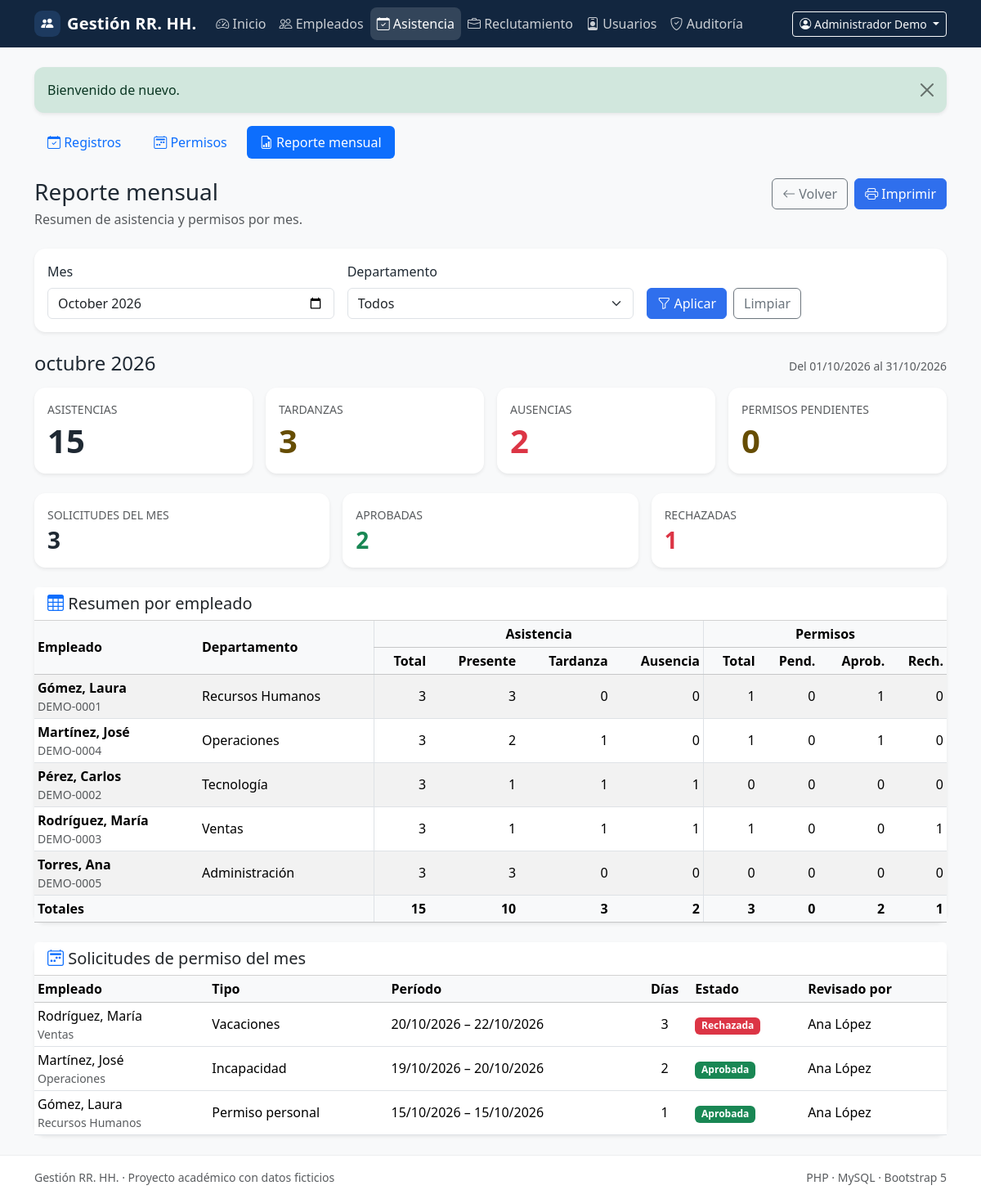
Screenshot of /attendance/report?month=2026-10 (signed in) with the database file from the repository.
### tables this page shows
CREATE TABLE IF NOT EXISTS users (
    id BIGINT UNSIGNED NOT NULL AUTO_INCREMENT,
    name VARCHAR(120) NOT NULL,
    email VARCHAR(190) NOT NULL,
    password_hash VARCHAR(255) NOT NULL,
    password_changed_at DATETIME(6) NULL,
    role ENUM('admin', 'hr') NOT NULL DEFAULT 'hr',
    is_active TINYINT(1) NOT NULL DEFAULT 1,
    last_login_at DATETIME NULL,
    created_at TIMESTAMP NOT NULL DEFAULT CURRENT_TIMESTAMP,
    updated_at TIMESTAMP NOT NULL DEFAULT CURRENT_TIMESTAMP ON UPDATE CURRENT_TIMESTAMP,
    PRIMARY KEY (id),
    UNIQUE KEY uq_users_email (email),
    KEY idx_users_role_active (role, is_active)
);

CREATE TABLE IF NOT EXISTS employees (
    id BIGINT UNSIGNED NOT NULL AUTO_INCREMENT,
    document VARCHAR(30) NOT NULL,
    first_name VARCHAR(80) NOT NULL,
    last_name VARCHAR(80) NOT NULL,
    email VARCHAR(190) NULL,
    phone VARCHAR(30) NULL,
    hire_date DATE NOT NULL,
    department_id BIGINT UNSIGNED NOT NULL,
    position_id BIGINT UNSIGNED NULL,
    status ENUM('active', 'inactive') NOT NULL DEFAULT 'active',
    created_by BIGINT UNSIGNED NULL,
    updated_by BIGINT UNSIGNED NULL,
    created_at TIMESTAMP NOT NULL DEFAULT CURRENT_TIMESTAMP,
    updated_at TIMESTAMP NOT NULL DEFAULT CURRENT_TIMESTAMP ON UPDATE CURRENT_TIMESTAMP,
    PRIMARY KEY (id),
    UNIQUE KEY uq_employees_document (document),
    UNIQUE KEY uq_employees_email (email),
    KEY idx_employees_department (department_id),
    KEY idx_employees_position (position_id),
    KEY idx_employees_status (status),
    KEY idx_employees_name (last_name, first_name),
    CONSTRAINT fk_employees_department
        FOREIGN KEY (department_id) REFERENCES departments (id)
        ON UPDATE CASCADE ON DELETE RESTRICT,
    CONSTRAINT fk_employees_position
        FOREIGN KEY (position_id) REFERENCES positions (id)
        ON UPDATE CASCADE ON DELETE RESTRICT,
    CONSTRAINT fk_employees_created_by
        FOREIGN KEY (created_by) REFERENCES users (id)
        ON UPDATE CASCADE ON DELETE SET NULL,
    CONSTRAINT fk_employees_updated_by
        FOREIGN KEY (updated_by) REFERENCES users (id)
        ON UPDATE CASCADE ON DELETE SET NULL
);

CREATE TABLE IF NOT EXISTS departments (
    id BIGINT UNSIGNED NOT NULL AUTO_INCREMENT,
    name VARCHAR(100) NOT NULL,
    description TEXT NULL,
    is_active TINYINT(1) NOT NULL DEFAULT 1,
    created_at TIMESTAMP NOT NULL DEFAULT CURRENT_TIMESTAMP,
    updated_at TIMESTAMP NOT NULL DEFAULT CURRENT_TIMESTAMP ON UPDATE CURRENT_TIMESTAMP,
    PRIMARY KEY (id),
    UNIQUE KEY uq_departments_name (name),
    KEY idx_departments_active (is_active)
);

CREATE TABLE IF NOT EXISTS leave_requests (
    id BIGINT UNSIGNED NOT NULL AUTO_INCREMENT,
    employee_id BIGINT UNSIGNED NOT NULL,
    leave_type ENUM('vacation', 'personal', 'sick', 'other') NOT NULL,
    start_date DATE NOT NULL,
    end_date DATE NOT NULL,
    reason VARCHAR(500) NOT NULL,
    status ENUM('pending', 'approved', 'rejected') NOT NULL DEFAULT 'pending',
    reviewed_by BIGINT UNSIGNED NULL,
    reviewed_at DATETIME NULL,
    review_notes VARCHAR(500) NULL,
    created_by BIGINT UNSIGNED NULL,
    created_at TIMESTAMP NOT NULL DEFAULT CURRENT_TIMESTAMP,
    updated_at TIMESTAMP NOT NULL DEFAULT CURRENT_TIMESTAMP ON UPDATE CURRENT_TIMESTAMP,
    PRIMARY KEY (id),
    KEY idx_leave_requests_employee (employee_id),
    KEY idx_leave_requests_status (status),
    KEY idx_leave_requests_dates (start_date, end_date),
    CONSTRAINT fk_leave_requests_employee
        FOREIGN KEY (employee_id) REFERENCES employees (id)
        ON UPDATE CASCADE ON DELETE RESTRICT,
    CONSTRAINT fk_leave_requests_reviewer
        FOREIGN KEY (reviewed_by) REFERENCES users (id)
        ON UPDATE CASCADE ON DELETE RESTRICT,
    CONSTRAINT fk_leave_requests_created_by
        FOREIGN KEY (created_by) REFERENCES users (id)
        ON UPDATE CASCADE ON DELETE SET NULL,
    CONSTRAINT chk_leave_requests_dates
        CHECK (end_date >= start_date)
);

### src/Modules/Attendance/Views/report.php (the view, shortened to what the rows shown need)
<?php
$activeTab = 'report';
require __DIR__ . '/partials/tabs.php';
$leaveStatusClasses = ['pending' => 'warning', 'approved' => 'success', 'rejected' => 'danger'];
?>
<div class="d-flex flex-wrap justify-content-between align-items-start gap-3 mb-4 no-print">
    <div>
        <h1 class="h3 mb-1">Reporte mensual</h1>
    </div>
</div>
<div class="d-flex flex-wrap justify-content-between align-items-baseline gap-2 mb-3">
    <h2 class="h4 mb-0"><?= e($report['month_label']) ?></h2>
</div>
<div class="row g-3 mb-4">
    <div class="col-6 col-lg-4">
        <div class="card border-0 shadow-sm h-100">
            <div class="card-body">
                <p class="text-body-secondary small text-uppercase mb-1">Solicitudes del mes</p>
                <p class="h3 fw-semibold mb-0"><?= (int) $report['leaves']['total'] ?></p>
            </div>
        </div>
    </div>
    <div class="col-6 col-lg-4">
        <div class="card border-0 shadow-sm h-100">
            <div class="card-body">
                <p class="text-body-secondary small text-uppercase mb-1">Aprobadas</p>
                <p class="h3 fw-semibold text-success mb-0"><?= (int) $report['leaves']['approved'] ?></p>
            </div>
        </div>
    </div>
    <div class="col-12 col-lg-4">
        <div class="card border-0 shadow-sm h-100">
            <div class="card-body">
                <p class="text-body-secondary small text-uppercase mb-1">Rechazadas</p>
                <p class="h3 fw-semibold text-danger mb-0"><?= (int) $report['leaves']['rejected'] ?></p>
            </div>
        </div>
    </div>
</div>
<div class="card border-0 shadow-sm mb-4">
    <div class="card-header bg-white">
        <h2 class="h5 mb-0"><i class="bi bi-table text-primary"></i> Resumen por empleado</h2>
    </div>
    <?php if ($report['rows'] === []): ?>
        <div class="card-body py-4 text-center text-body-secondary">
            No hay actividad de asistencia ni permisos para el período y filtros seleccionados.
        </div>
    <?php else: ?>
        <div class="table-responsive">
            <table class="table table-sm table-striped align-middle mb-0">
                <thead class="table-light">
                <tr>
                    <th scope="col" rowspan="2" class="align-middle">Empleado</th>
                    <th scope="col" rowspan="2" class="align-middle">Departamento</th>
                    <th scope="colgroup" colspan="4" class="text-center border-start">Asistencia</th>
                    <th scope="colgroup" colspan="4" class="text-center border-start">Permisos</th>
                </tr>
                <tr>
                    <th scope="col" class="text-end border-start">Total</th>
                    <th scope="col" class="text-end">Presente</th>
                    <th scope="col" class="text-end">Tardanza</th>
                    <th scope="col" class="text-end">Ausencia</th>
                    <th scope="col" class="text-end border-start">Total</th>
                    <th scope="col" class="text-end">Pend.</th>
                    <th scope="col" class="text-end">Aprob.</th>
                    <th scope="col" class="text-end">Rech.</th>
                </tr>
                </thead>
                <tbody>
                <?php foreach ($report['rows'] as $row): ?>
                    <tr>
                        <td>
                            <span class="fw-semibold"><?= e((string) $row['employee_name']) ?></span>
                            <div class="small text-body-secondary"><?= e((string) $row['document']) ?></div>
                        </td>
                        <td><?= e((string) $row['department_name']) ?></td>
                        <td class="text-end border-start"><?= (int) $row['attendance_total'] ?></td>
                        <td class="text-end"><?= (int) $row['present'] ?></td>
                        <td class="text-end"><?= (int) $row['late'] ?></td>
                        <td class="text-end"><?= (int) $row['absent'] ?></td>
                        <td class="text-end border-start"><?= (int) $row['leave_total'] ?></td>
                        <td class="text-end"><?= (int) $row['leave_pending'] ?></td>
                        <td class="text-end"><?= (int) $row['leave_approved'] ?></td>
                        <td class="text-end"><?= (int) $row['leave_rejected'] ?></td>
                    </tr>
                <?php endforeach; ?>
                </tbody>
                <tfoot class="table-light">
                <tr>
                    <th colspan="2">Totales</th>
                    <th class="text-end border-start"><?= (int) $report['attendance']['total'] ?></th>
                    <th class="text-end"><?= (int) $report['attendance']['present'] ?></th>
                    <th class="text-end"><?= (int) $report['attendance']['late'] ?></th>
                    <th class="text-end"><?= (int) $report['attendance']['absent'] ?></th>
                    <th class="text-end border-start"><?= (int) $report['leaves']['total'] ?></th>
                    <th class="text-end"><?= (int) $report['leaves']['pending'] ?></th>
                    <th class="text-end"><?= (int) $report['leaves']['approved'] ?></th>
                    <th class="text-end"><?= (int) $report['leaves']['rejected'] ?></th>
                </tr>
                </tfoot>
            </table>
        </div>
    <?php endif; ?>
</div>
<div class="card border-0 shadow-sm">
    <div class="card-header bg-white">
        <h2 class="h5 mb-0"><i class="bi bi-calendar2-week text-primary"></i> Solicitudes de permiso del mes</h2>
    </div>
    <?php if ($report['leave_rows'] === []): ?>
        <div class="card-body py-4 text-center text-body-secondary">
            No hay solicitudes que inicien en el período seleccionado.
        </div>
    <?php else: ?>
        <div class="table-responsive">
            <table class="table table-sm align-middle mb-0">
                <thead class="table-light">
                <tr>
                    <th scope="col">Empleado</th>
                    <th scope="col">Tipo</th>
                    <th scope="col">Período</th>
                    <th scope="col" class="text-center">Días</th>
                    <th scope="col">Estado</th>
                    <th scope="col">Revisado por</th>
                </tr>
                </thead>
                <tbody>
                <?php foreach ($report['leave_rows'] as $leave): ?>
                    <?php $statusClass = $leaveStatusClasses[(string) $leave['status']] ?? 'secondary'; ?>
                    <tr>
                        <td>
                            <?= e((string) $leave['employee_name']) ?>
                            <div class="small text-body-secondary"><?= e((string) $leave['department_name']) ?></div>
                        </td>
                        <td><?= e(status_label((string) $leave['leave_type'])) ?></td>
                        <td class="text-nowrap">
                            <?= e(format_date((string) $leave['start_date'])) ?>
                            – <?= e(format_date((string) $leave['end_date'])) ?>
                        </td>
                        <td class="text-center"><?= (int) $leave['days'] ?></td>
                        <td>
                            <span class="badge text-bg-<?= e($statusClass) ?>">
                                <?= e(status_label((string) $leave['status'])) ?>
                            </span>
                        </td>
                        <td><?= e((string) ($leave['reviewer_name'] ?? '—')) ?></td>
                    </tr>
                <?php endforeach; ?>
                </tbody>
            </table>
        </div>
    <?php endif; ?>
</div>

### src/Shared/Views/layouts/app.php (shortened to what the rows shown need)
<!doctype html>
<html lang="es">
<head>
    <link href="https://cdn.jsdelivr.net/npm/bootstrap@5.3.3/dist/css/bootstrap.min.css" rel="stylesheet">
    <link href="https://cdn.jsdelivr.net/npm/bootstrap-icons@1.11.3/font/bootstrap-icons.min.css" rel="stylesheet">
    <link href="<?= e(asset('css/app.css')) ?>" rel="stylesheet">
</head>
<body class="bg-body-tertiary d-flex flex-column min-vh-100">
<nav class="navbar navbar-expand-lg navbar-dark app-navbar">
    <div class="container">
        <div class="collapse navbar-collapse" id="mainNavigation">
            <?php if ($currentUser !== null): ?>
                <div class="dropdown">
                    <button class="btn btn-sm btn-outline-light dropdown-toggle" type="button"
                            data-bs-toggle="dropdown" aria-expanded="false">
                        <i class="bi bi-person-circle"></i>
                        <?= e((string) $currentUser['name']) ?>
                    </button>
                </div>
            <?php endif; ?>
        </div>
    </div>
</nav>
<main class="flex-grow-1 py-4">
    <div class="container">
        <?php require __DIR__ . '/../partials/flash.php'; ?>
        <?= $content ?>
    </div>
</main>
</body>
</html>

### rows the page displays
users: name "Administrador Demo"
employees: department "3", id "2", employee_name "Pérez, Carlos", document "DEMO-0002", department.name "Tecnología", department.is_active "1", leave_total "0", leave_pending "0", leave_approved "0", leave_rejected "0"
departments: is_active "1"
employees: employee_name "Gómez, Laura", document "DEMO-0001", department.name "Recursos Humanos", attendance_total "3", present "3", late "0", absent "0", leave_total "1", leave_pending "0", leave_approved "1", leave_rejected "0"
employees: employee_name "Martínez, José", document "DEMO-0004", department.name "Operaciones", attendance_total "3", present "2", department.is_active "1", absent "0", leave_pending "0", leave_rejected "0"
employees: employee_name "Rodríguez, María", document "DEMO-0003", department.name "Ventas", id "3", department.is_active "1", leave_pending "0", leave_approved "0"
employees: employee_name "Torres, Ana", document "DEMO-0005", department.name "Administración", attendance_total "3", present "3", late "0", absent "0", leave_total "0", leave_pending "0", leave_approved "0", leave_rejected "0"
leave_requests: employee_name "Rodríguez, María", department_name "Ventas", leave_type "Vacaciones", start_date "20/10/2026", end_date "22/10/2026", days "3", status "Rechazada", reviewer_name "Ana López"
leave_requests: employee_name "Martínez, José", department_name "Operaciones", leave_type "Incapacidad", start_date "19/10/2026", end_date "20/10/2026", days "2", status "Aprobada", reviewer_name "Ana López"
leave_requests: employee_name "Gómez, Laura", department_name "Recursos Humanos", leave_type "Permiso personal", start_date "15/10/2026", end_date "15/10/2026", employee "1", status "Aprobada", reviewer_name "Ana López"

### other values shown
$appName "Gestión RR. HH."
$item['label'] "Inicio"
$item['label'] "Empleados"
$item['label'] "Asistencia"
$item['label'] "Reclutamiento"
$item['label'] "Usuarios"
$item['label'] "Auditoría"
$message['message'] "Bienvenido de nuevo."
$tab['label'] "Registros"
$tab['label'] "Permisos"
$tab['label'] "Reporte mensual"
$report['month_label'] "octubre 2026"
format_date($report['range']['start']) "01/10/2026"
format_date($report['range']['end']) "31/10/2026"
$report['attendance']['total'] "15"
